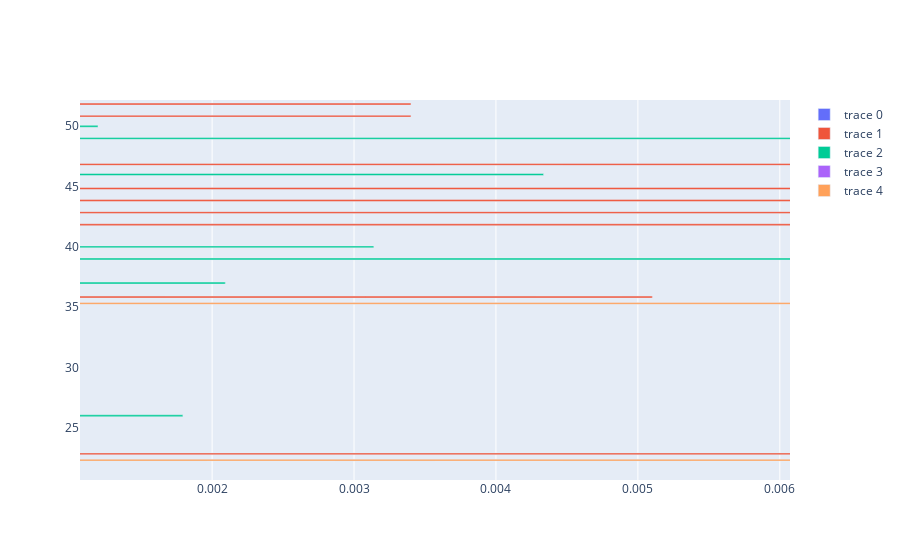

Source (notebook cell):
### Code cell
# topicw as a matrix (topic X term)
results = model.get_groups(l=0)
p_w_tw = results['p_w_tw'].T
p_w_tw_labels = [topic for topic in range(results['Bw'])]

### Figure 1 — Plotly figure (JSON) as saved in the notebook; plotly's stock layout.template omitted (floating-point values rounded to 4 significant figures; data arrays with more than 128 entries replaced by an {"elided": "..."} marker saying what was removed)
{"data": [{"hoverinfo": "x+y", "orientation": "h", "type": "bar", "x": {"elided": "3071 float values"}, "y": [0, 1, 2, 3, 4, 5, 6, 7, 8, 9, 10, 11, 12, 13, 14, 15, 16, 17, 18, 19, 20, 21, 22, 23, 24, 25, 26, 27, 28, 29, 30, 31, 32, 33, 34, 35, 36, 37, 38, 39, 40, 41, 42, 43, 44, 45, 46, 47, 48, 49, 50, 51, 52, 53, 54]}, {"hoverinfo": "x+y", "orientation": "h", "type": "bar", "x": {"elided": "3071 float values"}, "y": [0, 1, 2, 3, 4, 5, 6, 7, 8, 9, 10, 11, 12, 13, 14, 15, 16, 17, 18, 19, 20, 21, 22, 23, 24, 25, 26, 27, 28, 29, 30, 31, 32, 33, 34, 35, 36, 37, 38, 39, 40, 41, 42, 43, 44, 45, 46, 47, 48, 49, 50, 51, 52, 53, 54]}, {"hoverinfo": "x+y", "orientation": "h", "type": "bar", "x": {"elided": "3071 float values"}, "y": [0, 1, 2, 3, 4, 5, 6, 7, 8, 9, 10, 11, 12, 13, 14, 15, 16, 17, 18, 19, 20, 21, 22, 23, 24, 25, 26, 27, 28, 29, 30, 31, 32, 33, 34, 35, 36, 37, 38, 39, 40, 41, 42, 43, 44, 45, 46, 47, 48, 49, 50, 51, 52, 53, 54]}, {"hoverinfo": "x+y", "orientation": "h", "type": "bar", "x": {"elided": "3071 float values"}, "y": [0, 1, 2, 3, 4, 5, 6, 7, 8, 9, 10, 11, 12, 13, 14, 15, 16, 17, 18, 19, 20, 21, 22, 23, 24, 25, 26, 27, 28, 29, 30, 31, 32, 33, 34, 35, 36, 37, 38, 39, 40, 41, 42, 43, 44, 45, 46, 47, 48, 49, 50, 51, 52, 53, 54]}, {"hoverinfo": "x+y", "orientation": "h", "type": "bar", "x": {"elided": "3071 float values"}, "y": [0, 1, 2, 3, 4, 5, 6, 7, 8, 9, 10, 11, 12, 13, 14, 15, 16, 17, 18, 19, 20, 21, 22, 23, 24, 25, 26, 27, 28, 29, 30, 31, 32, 33, 34, 35, 36, 37, 38, 39, 40, 41, 42, 43, 44, 45, 46, 47, 48, 49, 50, 51, 52, 53, 54]}], "layout": {"autosize": true, "xaxis": {"autorange": false, "range": [0.001069, 0.006072], "type": "linear"}, "yaxis": {"autorange": false, "range": [20.67, 52.18], "type": "linear"}}}
